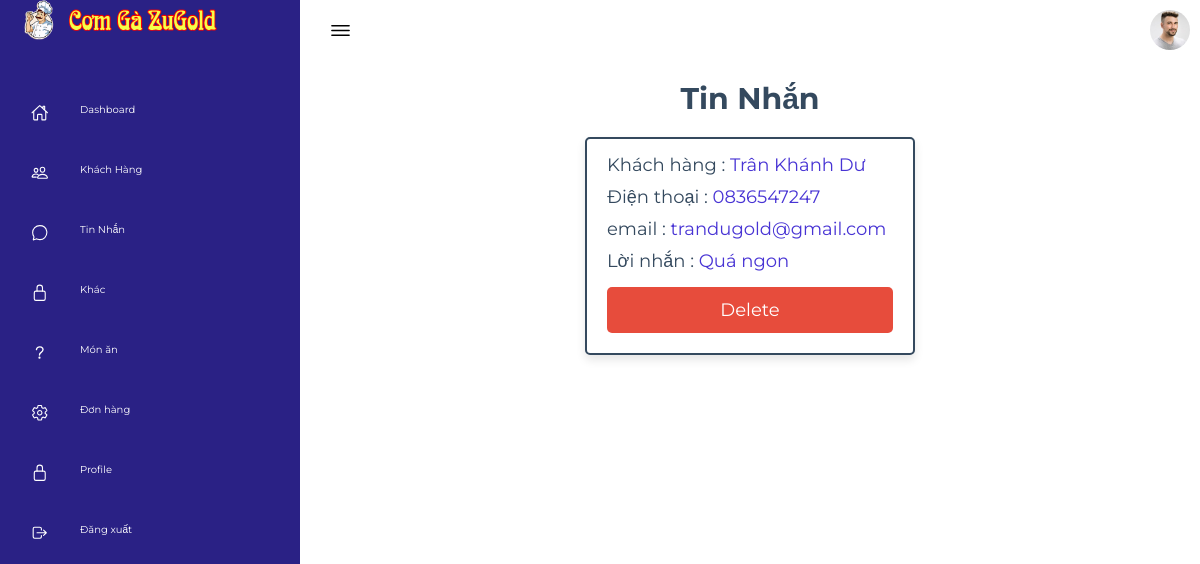
Page /haha/admin-tinnhan.php (signed in) on the committed database.
### tables this page shows
CREATE TABLE `messages` (
  `id` int(100) NOT NULL,
  `user_id` int(100) NOT NULL,
  `name` varchar(100) NOT NULL,
  `email` varchar(100) NOT NULL,
  `number` varchar(12) NOT NULL,
  `message` varchar(500) NOT NULL
);

### haha/admin-tinnhan.php (the view, shortened to what this page needs)
<!DOCTYPE html>
<html lang="vn">
<head>
    <link rel="stylesheet" href="assets/css/style.css">
    <link rel="stylesheet" href="../css/admin_style.css">
</head>
<body>
    <?php include 'lk/menu.php'; ?>
        <div class="main">
            <div class="topbar">
                <div class="toggle">
                    <ion-icon name="menu-outline"></ion-icon>
                </div>
                <div class="user">
                    <img src="assets/imgs/customer01.jpg" alt="">
                </div>
            </div>
<section class="messages">
   <h1 class="heading">Tin nhắn</h1>
   <div class="box-container">
   <?php
      $select_messages = $conn->prepare("SELECT * FROM `messages` ORDER BY id DESC");
      $select_messages->execute();
      if($select_messages->rowCount() > 0){
         while($fetch_messages = $select_messages->fetch(PDO::FETCH_ASSOC)){
   ?>
   <div class="box">
      <p> Khách hàng : <span><?= $fetch_messages['name']; ?></span> </p>
      <p> Điện thoại : <span><?= $fetch_messages['number']; ?></span> </p>
      <p> email : <span><?= $fetch_messages['email']; ?></span> </p>
      <p> Lời nhắn : <span><?= $fetch_messages['message']; ?></span> </p>
      <a href="messages.php?delete=<?= $fetch_messages['id']; ?>" class="delete-btn" onclick="return confirm('delete this message?');">delete</a>
   </div>
   <?php
         }
      }else{
         echo '<p class="empty">Chưa có tin nhắn nào</p>';
      }
   ?>
   </div>
</section>
        </div>
    </div>
</body>
</html>

### haha/assets/css/style.css (style rules this page uses)
* { font-family: "Ubuntu", sans-serif; margin: 0; padding: 0; box-sizing: border-box; }
:root { --blue: #2a2185; --white: #fff; --gray: #f5f5f5; --black1: #222; --black2: #999; }
body { min-height: 100vh; overflow-x: hidden; }
.main { position: absolute; width: calc(100% - 300px); left: 300px; min-height: 100vh; background: var(--white); transition: 0.5s; }
.topbar { width: 100%; height: 60px; display: flex; justify-content: space-between; align-items: center; padding: 0 10px; }
.toggle { position: relative; width: 60px; height: 60px; display: flex; justify-content: center; align-items: center; font-size: 2.5rem; cursor: pointer; }
.user { position: relative; width: 40px; height: 40px; border-radius: 50%; overflow: hidden; cursor: pointer; }
.user img { position: absolute; top: 0; left: 0; width: 100%; height: 100%; object-fit: cover; }

### css/admin_style.css (style rules this page uses)
:root { --main-color:#4834d4; --red:#e74c3c; --orange:#f39c12; --black:#34495e; --white:#fff; --light-bg:#f5f5f5; --light-color:#999; --border:.2rem solid var(--black); --box-shadow:0 .5rem 1rem rgba(0,0,0,.1); }
* { font-family: 'Montserrat', sans-serif; margin:0; padding:0; box-sizing: border-box; text-decoration: none; outline: none; border:none; }
html { font-size: 62.5%; overflow-x: hidden; }
body { background-color: var(--light-bg); }
section { max-width: 1200px; margin:0 auto; padding:2rem; }
.btn, .delete-btn, .option-btn { display: block; margin-top: 1rem; border-radius: .5rem; cursor: pointer; width: 100%; font-size: 1.8rem; color:var(--white); padding:1.2rem 3rem; text-transform: capitalize; text-align: center; }
.delete-btn { background-color: var(--red); }
.heading { text-align: center; margin-bottom: 2rem; text-transform: capitalize; color:var(--black); font-size: 3rem; }
.messages .box-container { display: grid; grid-template-columns: repeat(auto-fit, 33rem); gap:1.5rem; justify-content: center; align-items: flex-start; }
.messages .box-container .box { background-color: var(--white); border-radius: .5rem; box-shadow: var(--box-shadow); border:var(--border); padding:2rem; padding-top: 1rem; }
.messages .box-container .box p { padding: .5rem 0; font-size: 1.8rem; color:var(--black); }
.messages .box-container .box p span { color:var(--main-color); }

### rows in the picture
messages: name "Trân Khánh Dư", number "0836547247", email "trandugold@gmail.com", message "Quá ngon"
